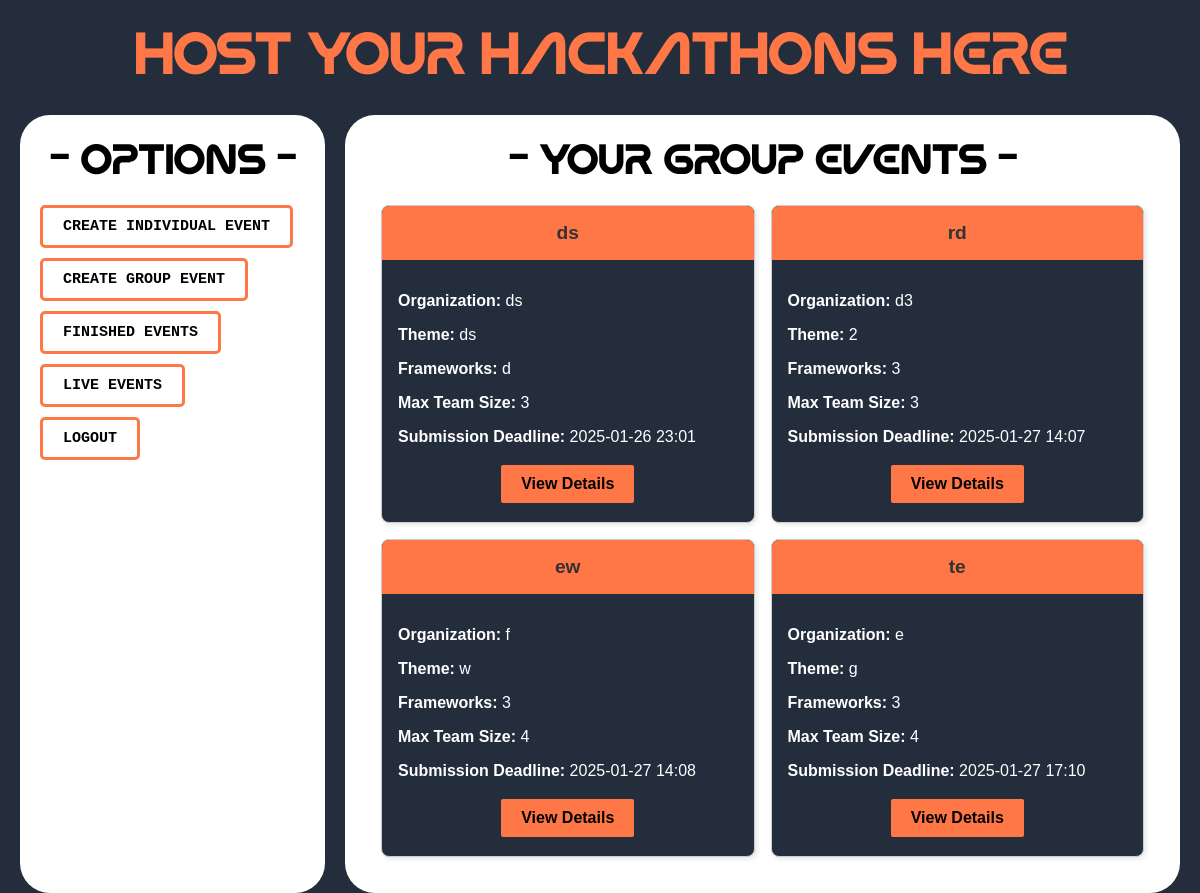
Before: /host/dashboard/ (signed in) with the older database file.
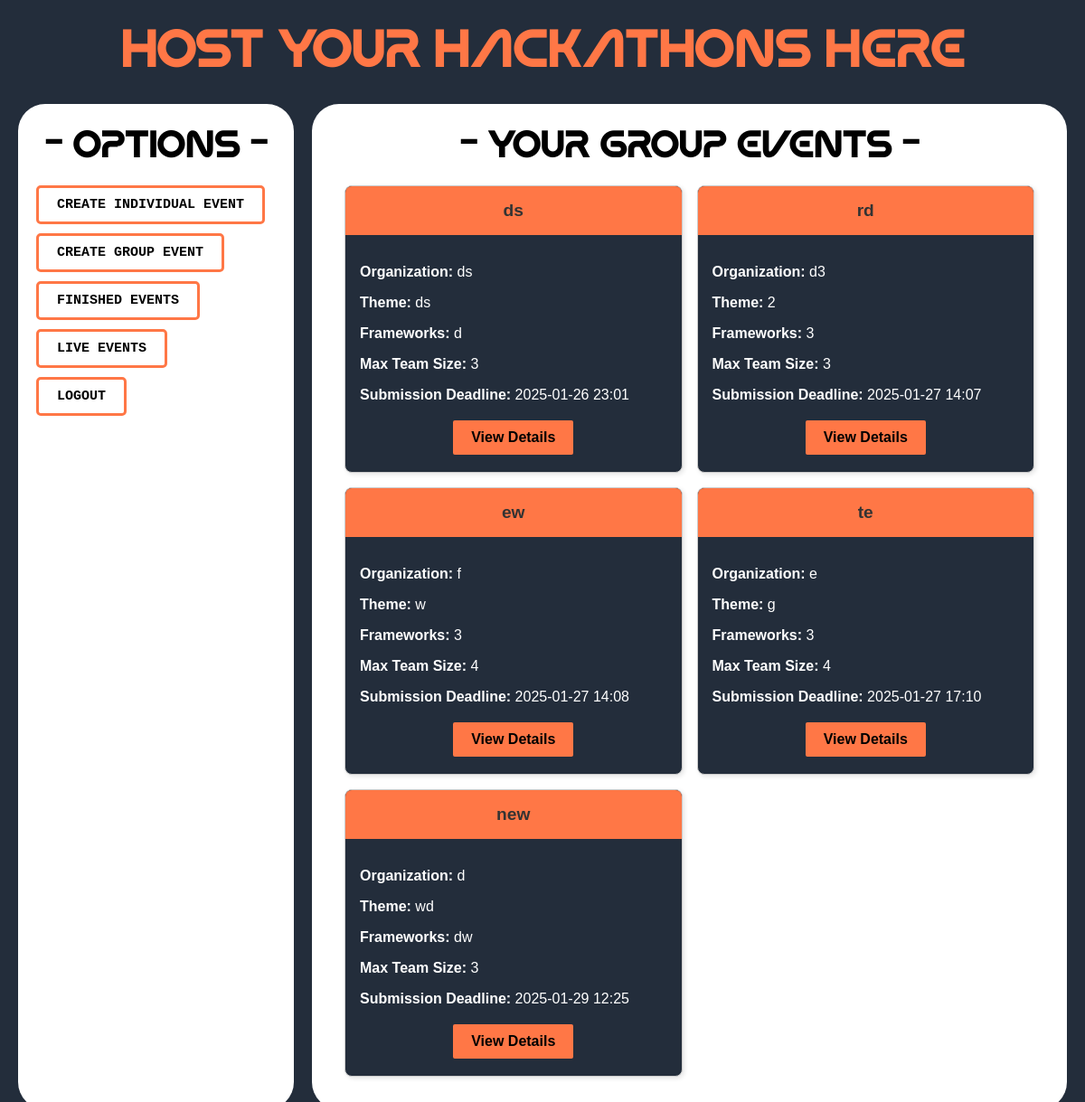
After: the same page with the newer database file.
### host/models.py (models this page shows)
class GroupEvent(models.Model):
    hackathon_name = models.CharField(max_length=200)
    organization = models.CharField(max_length=200)
    theme = models.CharField(max_length=200)
    frameworks = models.CharField(max_length=300)
    max_team_size = models.IntegerField()
    last_submission_datetime = models.DateTimeField()
    evaluation_criteria = models.TextField()
    created_by = models.ForeignKey(settings.AUTH_USER_MODEL, on_delete=models.CASCADE, related_name="group_events")

### host/views.py (the view)
# urls.py: path('dashboard/', views.host_dashboard, name='host_dashboard'),
@login_required
def host_dashboard(request):
    user_group_events = GroupEvent.objects.filter(created_by=request.user)  # Fetch events by logged-in user
    return render(request, "host/host_dashboard.html", {"group_events": user_group_events})

### templates/host/host_dashboard.html (shortened to what this page needs)
{% load static %}
<!DOCTYPE html>
<html lang="en">
<head>
</head>
<body>
    <h1 class="heading">Host your Hackathons here</h1>
    <div class="lower-section">
        <div class="menu">
            <h1 style="color:black;text-align: center;">- options -</h1>
            <ul>
                <li><a href="#" class="btn-link">CREATE INDIVIDUAL EVENT</a></li>
                <li><a href="{% url "host:create_group_event" %}" class="btn-link">CREATE GROUP EVENT</a></li>
                <li><a href="{% url "host:finished_group_events" %}" class="btn-link">FINISHED EVENTS</a></li>
                <li><a href="{% url "host:live_events" %}" class="btn-link">LIVE EVENTS</a></li>
                <li><a href="{% url "host:logout" %}" class="btn-link">LOGOUT</a></li>
            </ul>
        </div>
        <div class="content">
            {% block right_div %}
            <h1 style="color:black;text-align: center;">- Your group events -</h1>
            {% if group_events %}
                <div class="cards-container" style="display: grid; grid-template-columns: repeat(2, 1fr); gap: 16px;">
                    {% for event in group_events %}
                        <div class="card" >
                            <div class="hackathon_name">
                                {{ event.hackathon_name }}
                            </div>
                            <div style="padding: 16px;">
                                <p><strong>Organization:</strong> {{ event.organization }}</p>
                                <p><strong>Theme:</strong> {{ event.theme }}</p>
                                <p><strong>Frameworks:</strong> {{ event.frameworks }}</p>
                                <p><strong>Max Team Size:</strong> {{ event.max_team_size }}</p>
                                <p><strong>Submission Deadline:</strong> {{ event.last_submission_datetime|date:"Y-m-d H:i" }}</p>
                                <div style="text-align: center; margin-top: 16px;">
                                    <a href="#" class="btn-like" >
                                        View Details
                                    </a>
                                </div>
                            </div>
                        </div>
                    {% endfor %}
                </div>
            {% else %}
                <p>No group events found. <a href="{% url 'host:create_group_event' %}">Create your first event!</a></p>
            {% endif %}
        {% endblock right_div %}
        </div>
    </div>
</body>
</html>

Changed rows visible on the page:
added GroupEvent: hackathon_name "new", organization "d", theme "wd", frameworks "dw", max_team_size "3", last_submission_datetime "2025-01-29 12:25"
